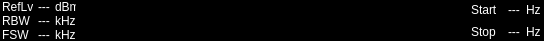
       <widget class="QFrame" name="framePlotInfoAreaButtom">
        <property name="minimumSize">
         <size>
          <width>0</width>
          <height>41</height>
         </size>
        </property>
        <property name="maximumSize">
         <size>
          <width>16777215</width>
          <height>41</height>
         </size>
        </property>
        <property name="styleSheet">
         <string notr="true">background-color: rgb(0, 0, 0);
color: rgb(255, 255, 255);</string>
        </property>
        <property name="frameShape">
         <enum>QFrame::StyledPanel</enum>
        </property>
        <property name="frameShadow">
         <enum>QFrame::Raised</enum>
        </property>
        <layout class="QHBoxLayout" name="horizontalLayout_15">
         <property name="margin">
          <number>1</number>
         </property>
         <item>
          <layout class="QGridLayout" name="gridLayout_4">
           <property name="horizontalSpacing">
            <number>5</number>
           </property>
           <property name="verticalSpacing">
            <number>4</number>
           </property>
           <item row="0" column="0">
            <widget class="QLabel" name="txtFrqRefLvl_Label">
             <property name="minimumSize">
              <size>
               <width>31</width>
               <height>0</height>
              </size>
             </property>
             <property name="maximumSize">
              <size>
               <width>31</width>
               <height>16777215</height>
              </size>
             </property>
             <property name="text">
              <string>RefLvl</string>
             </property>
            </widget>
           </item>
           <item row="0" column="1">
            <widget class="QLabel" name="txtFrqRefLvl_Value">
             <property name="text">
              <string>---</string>
             </property>
            </widget>
           </item>
           <item row="0" column="2">
            <widget class="QLabel" name="txtFrqRefLvl_Unit">
             <property name="minimumSize">
              <size>
               <width>21</width>
               <height>0</height>
              </size>
             </property>
             <property name="maximumSize">
              <size>
               <width>21</width>
               <height>16777215</height>
              </size>
             </property>
             <property name="text">
              <string>dBm</string>
             </property>
            </widget>
           </item>
           <item row="1" column="0">
            <widget class="QLabel" name="txtFrqRBW_Label">
             <property name="minimumSize">
              <size>
               <width>31</width>
               <height>0</height>
              </size>
             </property>
             <property name="maximumSize">
              <size>
               <width>31</width>
               <height>16777215</height>
              </size>
             </property>
             <property name="text">
              <string>RBW</string>
             </property>
            </widget>
           </item>
           <item row="1" column="1">
            <widget class="QLabel" name="txtFrqRBW_Value">
             <property name="text">
              <string>---</string>
             </property>
            </widget>
           </item>
           <item row="1" column="2">
            <widget class="QLabel" name="txtFrqRBW_Unit">
             <property name="minimumSize">
              <size>
               <width>21</width>
               <height>0</height>
              </size>
             </property>
             <property name="maximumSize">
              <size>
               <width>21</width>
               <height>16777215</height>
              </size>
             </property>
             <property name="text">
              <string>kHz</string>
             </property>
            </widget>
           </item>
           <item row="2" column="0">
            <widget class="QLabel" name="txtFrqFSW_Label">
             <property name="minimumSize">
              <size>
               <width>31</width>
               <height>0</height>
              </size>
             </property>
             <property name="maximumSize">
              <size>
               <width>31</width>
               <height>16777215</height>
              </size>
             </property>
             <property name="text">
              <string>FSW</string>
             </property>
            </widget>
           </item>
           <item row="2" column="1">
            <widget class="QLabel" name="txtFrqFSW_Value">
             <property name="text">
              <string>---</string>
             </property>
            </widget>
           </item>
           <item row="2" column="2">
            <widget class="QLabel" name="txtFrqFSW_Unit">
             <property name="minimumSize">
              <size>
               <width>21</width>
               <height>0</height>
              </size>
             </property>
             <property name="maximumSize">
              <size>
               <width>21</width>
               <height>16777215</height>
              </size>
             </property>
             <property name="text">
              <string>kHz</string>
             </property>
            </widget>
           </item>
          </layout>
         </item>
         <item>
          <spacer name="horizontalSpacer_12">
           <property name="orientation">
            <enum>Qt::Horizontal</enum>
           </property>
           <property name="sizeHint" stdset="0">
            <size>
             <width>94</width>
             <height>20</height>
            </size>
           </property>
          </spacer>
         </item>
         <item>
          <layout class="QVBoxLayout" name="verticalLayout_33">
           <item>
            <widget class="QLabel" name="txtTrace0_Label">
             <property name="minimumSize">
              <size>
               <width>21</width>
               <height>0</height>
              </size>
             </property>
             <property name="maximumSize">
              <size>
               <width>21</width>
               <height>16777215</height>
              </size>
             </property>
             <property name="styleSheet">
              <string notr="true">color: rgb(0, 0, 0);</string>
             </property>
             <property name="text">
              <string>Trc0</string>
             </property>
            </widget>
           </item>
           <item>
            <spacer name="verticalSpacer_7">
             <property name="orientation">
              <enum>Qt::Vertical</enum>
             </property>
             <property name="sizeHint" stdset="0">
              <size>
               <width>20</width>
               <height>5</height>
              </size>
             </property>
            </spacer>
           </item>
           <item>
            <widget class="QLabel" name="txtTrace1_Label">
             <property name="maximumSize">
              <size>
               <width>21</width>
               <height>16777215</height>
              </size>
             </property>
             <property name="styleSheet">
              <string notr="true">color: rgb(0, 0, 0);</string>
             </property>
             <property name="text">
              <string>Trc1</string>
             </property>
            </widget>
           </item>
          </layout>
         </item>
         <item>
          <layout class="QVBoxLayout" name="verticalLayout_40">
           <item>
            <widget class="QLabel" name="txtTrace0_Mode">
             <property name="styleSheet">
              <string notr="true">color: rgb(255, 255, 255);
color: rgb(0, 0, 0);</string>
             </property>
             <property name="text">
              <string>---</string>
             </property>
            </widget>
           </item>
           <item>
            <spacer name="verticalSpacer_8">
             <property name="orientation">
              <enum>Qt::Vertical</enum>
             </property>
             <property name="sizeHint" stdset="0">
              <size>
               <width>20</width>
               <height>5</height>
              </size>
             </property>
            </spacer>
           </item>
           <item>
            <widget class="QLabel" name="txtTrace1_Mode">
             <property name="styleSheet">
              <string notr="true">color: rgb(0, 0, 0);</string>
             </property>
             <property name="text">
              <string>---</string>
             </property>
            </widget>
           </item>
          </layout>
         </item>
         <item>
          <spacer name="horizontalSpacer_16">
           <property name="orientation">
            <enum>Qt::Horizontal</enum>
           </property>
           <property name="sizeHint" stdset="0">
            <size>
             <width>95</width>
             <height>20</height>
            </size>
           </property>
          </spacer>
         </item>
         <item>
          <layout class="QVBoxLayout" name="verticalLayout_30">
           <item>
            <widget class="QLabel" name="txtTrace2_Label">
             <property name="minimumSize">
              <size>
               <width>21</width>
               <height>0</height>
              </size>
             </property>
             <property name="maximumSize">
              <size>
               <width>21</width>
               <height>16777215</height>
              </size>
             </property>
             <property name="styleSheet">
              <string notr="true">color: rgb(0, 0, 0);</string>
             </property>
             <property name="text">
              <string>Trc2</string>
             </property>
            </widget>
           </item>
           <item>
            <spacer name="verticalSpacer_10">
             <property name="orientation">
              <enum>Qt::Vertical</enum>
             </property>
             <property name="sizeHint" stdset="0">
              <size>
               <width>20</width>
               <height>5</height>
              </size>
             </property>
            </spacer>
           </item>
           <item>
            <widget class="QLabel" name="txtTrace3_Label">
             <property name="minimumSize">
              <size>
               <width>21</width>
               <height>0</height>
              </size>
             </property>
             <property name="maximumSize">
              <size>
               <width>21</width>
               <height>16777215</height>
              </size>
             </property>
             <property name="styleSheet">
              <string notr="true">color: rgb(0, 0, 0);</string>
             </property>
             <property name="text">
              <string>Trc3</string>
             </property>
            </widget>
           </item>
          </layout>
         </item>
         <item>
          <layout class="QVBoxLayout" name="verticalLayout_32">
           <item>
            <widget class="QLabel" name="txtTrace2_Mode">
             <property name="styleSheet">
              <string notr="true">color: rgb(0, 0, 0);</string>
             </property>
             <property name="text">
              <string>---</string>
             </property>
            </widget>
           </item>
           <item>
            <spacer name="verticalSpacer_9">
             <property name="orientation">
              <enum>Qt::Vertical</enum>
             </property>
             <property name="sizeHint" stdset="0">
              <size>
               <width>20</width>
               <height>5</height>
              </size>
             </property>
            </spacer>
           </item>
           <item>
            <widget class="QLabel" name="txtTrace3_Mode">
             <property name="styleSheet">
              <string notr="true">color: rgb(0, 0, 0);</string>
             </property>
             <property name="text">
              <string>---</string>
             </property>
            </widget>
           </item>
          </layout>
         </item>
         <item>
          <spacer name="horizontalSpacer_17">
           <property name="orientation">
            <enum>Qt::Horizontal</enum>
           </property>
           <property name="sizeHint" stdset="0">
            <size>
             <width>94</width>
             <height>20</height>
            </size>
           </property>
          </spacer>
         </item>
         <item>
          <layout class="QGridLayout" name="gridLayout_6">
           <item row="0" column="0">
            <widget class="QLabel" name="txtFrqStartCenter_Label">
             <property name="minimumSize">
              <size>
               <width>31</width>
               <height>0</height>
              </size>
             </property>
             <property name="maximumSize">
              <size>
               <width>31</width>
               <height>16777215</height>
              </size>
             </property>
             <property name="text">
              <string>Start</string>
             </property>
            </widget>
           </item>
           <item row="0" column="1">
            <widget class="QLabel" name="txtFrqStartCenter_Value">
             <property name="text">
              <string>---</string>
             </property>
            </widget>
           </item>
           <item row="0" column="2">
            <widget class="QLabel" name="txtFrqStartCenter_Unit">
             <property name="minimumSize">
              <size>
               <width>16</width>
               <height>0</height>
              </size>
             </property>
             <property name="maximumSize">
              <size>
               <width>16</width>
               <height>16777215</height>
              </size>
             </property>
             <property name="text">
              <string>Hz</string>
             </property>
            </widget>
           </item>
           <item row="1" column="0">
            <widget class="QLabel" name="txtFrqStopSpan_Label">
             <property name="minimumSize">
              <size>
               <width>31</width>
               <height>0</height>
              </size>
             </property>
             <property name="maximumSize">
              <size>
               <width>31</width>
               <height>16777215</height>
              </size>
             </property>
             <property name="text">
              <string>Stop</string>
             </property>
            </widget>
           </item>
           <item row="1" column="1">
            <widget class="QLabel" name="txtFrqStopSpan_Value">
             <property name="text">
              <string>---</string>
             </property>
            </widget>
           </item>
           <item row="1" column="2">
            <widget class="QLabel" name="txtFrqStopSpan_Unit">
             <property name="minimumSize">
              <size>
               <width>16</width>
               <height>0</height>
              </size>
             </property>
             <property name="maximumSize">
              <size>
               <width>16</width>
               <height>16777215</height>
              </size>
             </property>
             <property name="text">
              <string>Hz</string>
             </property>
            </widget>
           </item>
          </layout>
         </item>
        </layout>
       </widget>
